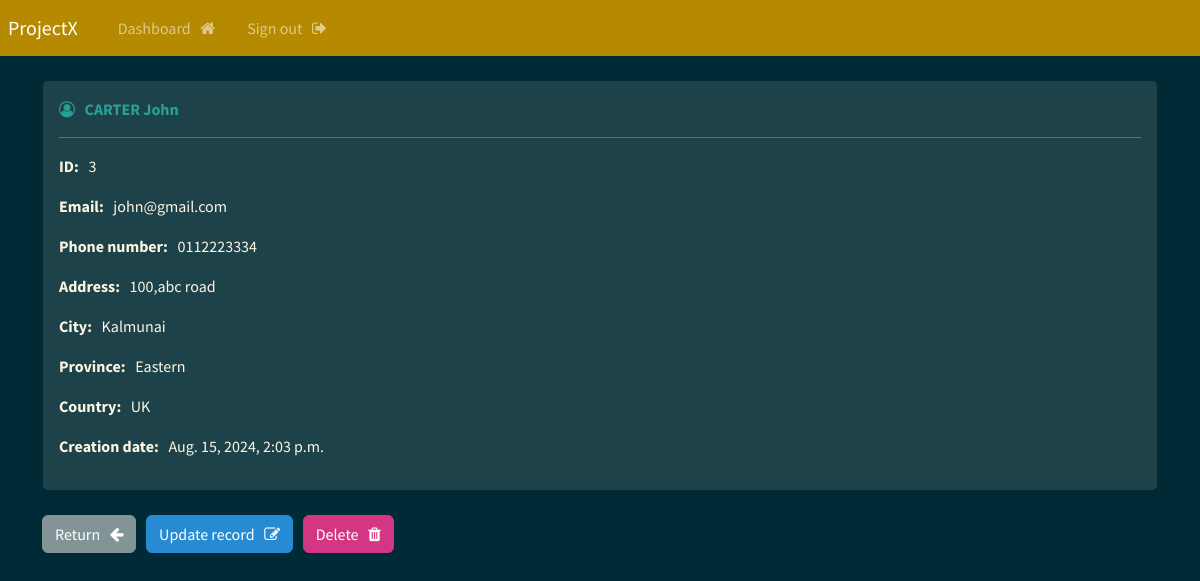
Screenshot of /record/3 (signed in) with the database file from the repository.
### webapp/models.py (models this page shows, shortened)
class Record(models.Model):
    creation_date = models.DateTimeField(auto_now_add=True)
    first_name = models.CharField(max_length=100)
    last_name = models.CharField(max_length=100)
    email = models.CharField(max_length=255)
    phone = models.CharField(max_length=20)
    address = models.CharField(max_length=300)
    city = models.CharField(max_length=255)
    province = models.CharField(max_length=200)
    country = models.CharField(max_length=125)

### webapp/views.py (the view)
# urls.py: path('record/<int:pk>', views.singular_record, name='record'),
@login_required(login_url='my-login')
def singular_record(request, pk):
    all_records = Record.objects.get(id=pk)
    context = {'record': all_records}
    return render(request, 'webapp/view-record.html', context=context)

### webapp/templates/webapp/view-record.html (shortened to what this page needs)
{% extends 'webapp/base.html' %}
{% block content %}
    <div class="card">
        <div class="card-body text-light">
            <i class="fa fa-user-circle-o text-success" aria-hidden="true"></i> &nbsp;
            <strong class="text-success">
                {{record.last_name|upper}}
                {{record.first_name}}
            </strong>
            <hr>
            <p> <strong> ID: </strong> &nbsp; {{record.id}} </p>
            <p> <strong> Email: </strong> &nbsp; {{record.email}} </p>
            <p> <strong> Phone number: </strong> &nbsp; {{record.phone}} </p>
            <p> <strong> Address: </strong> &nbsp; {{record.address}} </p>
            <p> <strong> City: </strong> &nbsp; {{record.city}} </p>
            <p> <strong> Province: </strong> &nbsp; {{record.province}} </p>
            <p> <strong> Country: </strong> &nbsp; {{record.country}} </p>
            <p> <strong> Creation date: </strong> &nbsp; {{record.creation_date}} </p>
        </div>
    </div>
    <br>
    <a href="{% url 'dashboard' %}" class="btn btn-secondary"> Return &nbsp; <i class="fa fa-arrow-left" aria-hidden="true"></i> </a>
    <a href="{% url 'update-record' record.id %}" class="btn btn-info"> Update record &nbsp; <i class="fa fa-pencil-square-o" aria-hidden="true"></i> </a>
    <a href="{% url 'delete-record' record.id %}" class="btn btn-danger"> Delete &nbsp; <i class="fa fa-trash" aria-hidden="true"></i> </a>
{% endblock %}

### rows the page displays
Record: last_name "CARTER", first_name "John", id "3", email "john@gmail.com", phone "0112223334", address "100,abc road", city "Kalmunai", province "Eastern", creation_date "Aug. 15, 2024, 2:03 p.m."

### other values shown
{{ record.country }} "UK"
